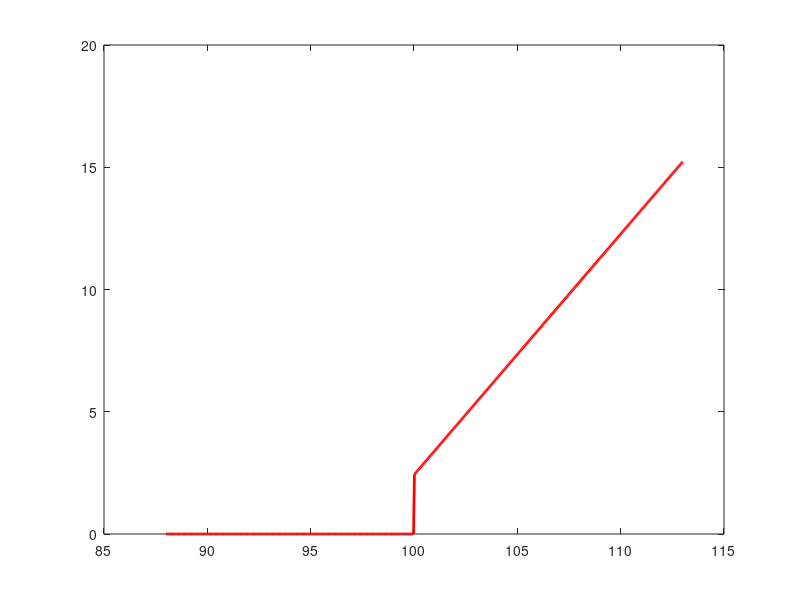

This figure's MATLAB source: (Note: this script raises an error after producing the figure.)
% fig_pw_discontinuity.m
% Plots the LB_n payoff as a function of S0 for a fixed simulated path,
% illustrating the jump discontinuity at S0* where Gmean = K.

clear; clc;

K  = 100;  r = 0.04;  sigma = 0.3;  T = 1;  n = 4;
df = exp(-r*T);

% Fix log-increments so the boundary falls exactly at S0* = K = 100.
% Condition: mean(cumsum(log_inc)) = 0
log_inc = [0.3, -0.4, 0.2, -0.4];
cs      = cumsum(log_inc);

S0_vec    = linspace(88, 113, 600);
LB_payoff = zeros(size(S0_vec));

for i = 1:length(S0_vec)
    S0    = S0_vec(i);
    S     = S0 * exp(cs);
    Amean = mean(S);
    Gmean = exp(mean(log(S)));
    LB_payoff(i) = df * (Amean - K) * (Gmean > K);
end

S0_star = K;  % boundary by construction

fig = figure;
set(fig, 'Units', 'centimeters', 'Position', [0 0 10 6]);

plot(S0_vec, LB_payoff, 'r-', 'LineWidth', 2);
hold on;
xline(S0_star, ':', 'Color', [0.4 0.4 0.4], 'LineWidth', 1.4);
xlabel('$S_0$', 'Interpreter', 'latex', 'FontSize', 12);
ylabel('Discounted payoff', 'FontSize', 11);
title('$\mathrm{LB}_n$ payoff vs.\ $S_0$ (path fixed)', ...
      'Interpreter', 'latex', 'FontSize', 11);
legend({'$\mathrm{LB}_n$ payoff', 'Boundary $S_0^*$'}, ...
       'Interpreter', 'latex', 'FontSize', 10, 'Location', 'northwest');
grid on;
xlim([88 113]);

exportgraphics(fig, 'fig_pw_discontinuity.pdf', 'ContentType', 'vector');
